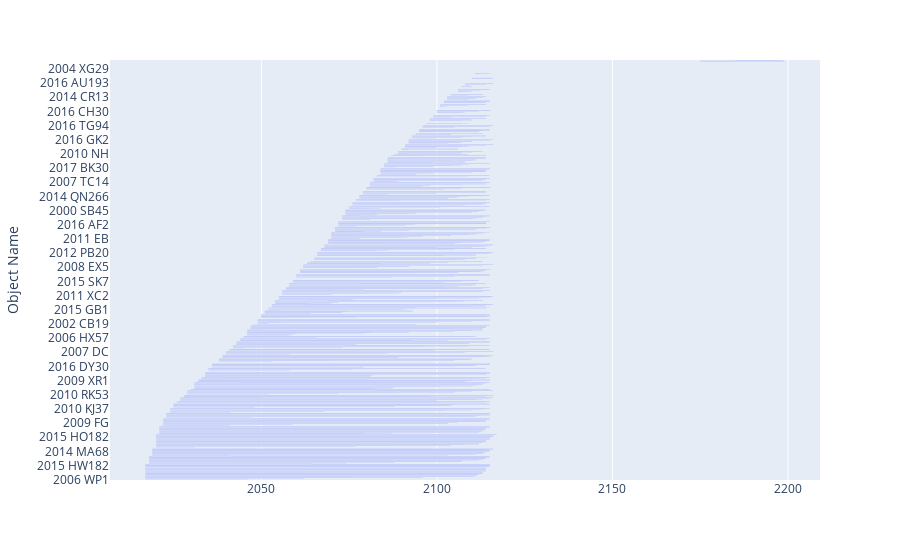

Notebook code for this chart:
### Code cell
timeline = px.timeline(YearsPlot,  x_start="Start", x_end="Finish", y="Object Name")
timeline.show()

### Figure 1 — Plotly figure (JSON) as saved in the notebook; plotly's stock layout.template omitted (floating-point values rounded to 4 significant figures; data arrays with more than 128 entries replaced by an {"elided": "..."} marker saying what was removed)
{"data": [{"alignmentgroup": "True", "base": {"elided": "682 str values"}, "hovertemplate": "Start=%{base}<br>Finish=%{x}<br>Object Name=%{y}<extra></extra>", "legendgroup": "", "marker": {"color": "#636efa"}, "name": "", "offsetgroup": "", "orientation": "h", "showlegend": false, "textposition": "auto", "type": "bar", "x": {"elided": "682 int values"}, "xaxis": "x", "y": {"elided": "682 str values"}, "yaxis": "y"}], "layout": {"barmode": "overlay", "legend": {"tracegroupgap": 0}, "margin": {"t": 60}, "xaxis": {"anchor": "y", "domain": [0, 1], "type": "date"}, "yaxis": {"anchor": "x", "domain": [0, 1], "title": {"text": "Object Name"}}}}
